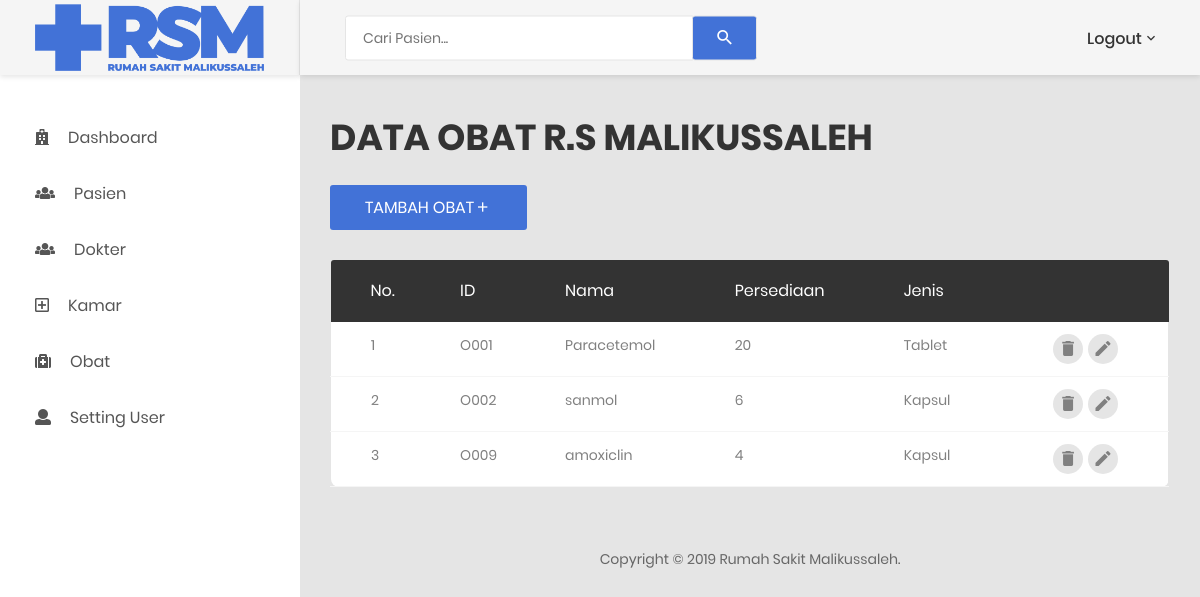
Screenshot of /obat.php (signed in) with the database file from the repository.
### tables this page shows
CREATE TABLE `obat` (
  `ID_Obat` varchar(4) NOT NULL,
  `Nama_Obat` varchar(20) NOT NULL,
  `Jenis_Obat` varchar(15) NOT NULL,
  `stok` int(3) NOT NULL
);

### functions.php (called while the page is built, shortened)
<?php
$conn  = mysqli_connect("Localhost","root","","judul");
function query($query){
	global $conn;
	$result = mysqli_query($conn, $query);
	$rows=[];
	while($row = mysqli_fetch_assoc($result)){
		$rows[] = $row;
	}
	return $rows;
}

### obat.php (the view, shortened to what this page needs)
<?php
require 'functions.php';
$obat = query("SELECT * FROM obat");
 ?>
<!DOCTYPE html>
<html lang="en">
<head>
    <link href="css/font-face.css" rel="stylesheet" media="all">
    <link href="vendor/font-awesome-4.7/css/font-awesome.min.css" rel="stylesheet" media="all">
    <link href="vendor/font-awesome-5/css/fontawesome-all.min.css" rel="stylesheet" media="all">
    <link href="vendor/mdi-font/css/material-design-iconic-font.min.css" rel="stylesheet" media="all">
    <link href="vendor/bootstrap-4.1/bootstrap.min.css" rel="stylesheet" media="all">
    <link href="vendor/animsition/animsition.min.css" rel="stylesheet" media="all">
    <link href="vendor/bootstrap-progressbar/bootstrap-progressbar-3.3.4.min.css" rel="stylesheet" media="all">
    <link href="vendor/wow/animate.css" rel="stylesheet" media="all">
    <link href="vendor/css-hamburgers/hamburgers.min.css" rel="stylesheet" media="all">
    <link href="vendor/slick/slick.css" rel="stylesheet" media="all">
    <link href="vendor/select2/select2.min.css" rel="stylesheet" media="all">
    <link href="vendor/perfect-scrollbar/perfect-scrollbar.css" rel="stylesheet" media="all">
    <link href="css/theme.css" rel="stylesheet" media="all">
</head>
<body class="animsition">
    <div class="page-wrapper">
        <aside class="menu-sidebar d-none d-lg-block">
            <div class="logo">
                 <a href="index.php">
                    <img src="images/icon/logo.jpg" alt="RS Malikussaleh" />
                </a>
            </div>
            <div class="menu-sidebar__content js-scrollbar1">
                <nav class="navbar-sidebar">
                    <ul class="list-unstyled navbar__list">
                        <li >
                                <a href="index.php">
                                <i class="fas fa-hospital-o"></i>Dashboard</a>
                        </li>
                        <li>
                            <a href="pasien.php">
                                <i class="fas fa-users"></i>Pasien</a>
                        </li>
                        <li>
                            <a href="dokter.php">
                                <i class="fas fa-users"></i>Dokter</a>
                        </li>
                        <li>
                            <a href="kamar.php">
                                <i class="far  fa-plus-square"></i>Kamar</a>
                        </li>
                        <li>
                            <a href="obat.php">
                                <i class="fas fa-medkit"></i>Obat</a>
                        </li>
                        <li class="has-sub">
                            <a class="js-arrow" href="#">
                                <i class="fas fa-user"></i>Setting User</a>
                        </li>
                    </ul>
                </nav>
            </div>
        </aside>
        <div class="page-container">
            <header class="header-desktop">
                <div class="section__content section__content--p30">
                    <div class="container-fluid">
                        <div class="header-wrap">
                            <form class="form-header" action="" method="POST">
                                <input class="au-input au-input--xl" type="text" name="keyword" placeholder="Cari Pasien..." autofocus="" autocomplete="off" />
                                <button class="au-btn--submit" type="submit" name="cari">
                                    <i class="zmdi zmdi-search"></i>
                                </button>
                            </form>
                            <div class="header-button">
                                <div class="account-wrap">
                                    <div class="account-item clearfix js-item-menu">
                                        <div class="image">
                                        </div>
                                        <div class="content">
                                            <a class="js-acc-btn" href="#">Logout</a>
                                        </div>
                                </div>
                            </div>
                        </div>
                    </div>
                </div>
            </header>
            <div class="main-content">
                <div class="section__content section__content--p30">
                	<h1>DATA OBAT R.S MALIKUSSALEH</h1>
                	<br>
                	<button class="au-btn au-btn-icon au-btn--blue">
                						<a href="tambahobat.php" style="color: white;">Tambah Obat</a>
                                        <i class="zmdi zmdi-plus"></i></button>
                        <div class="row m-t-30">
                            <div class="col-md-12">
                                <div class="table-responsive m-b-40">
                                    <table class="table table-borderless table-data3">
                                        <thead>
										      <tr>
												<th>No.</th>
												<th>ID</th>
												<th>Nama</th>
                                                <th>Persediaan</th>
												<th>Jenis</th>
												<th></th>
											</tr>
                                        </thead>
                                        <tbody>
											<?php $i=1; ?>
												<?php foreach( $obat as $row): ?>
												<tr>
													<td><?= $i ?></td>
													<td><?= $row["ID_Obat"]; ?></td>
													<td><?= $row["Nama_Obat"]; ?></td>
                                                    <td><?= $row["stok"]; ?></td>
													<td><?= $row["Jenis_Obat"]; ?></td>
													<td>
														<div class="table-data-feature">
														<button class="item" data-toggle="tooltip" data-placement="top" title="Hapus">
                                                            <a href="hapusobat.php?ID_Obat=<?= $row["ID_Obat"];?>" onclick="return confirm('Apakah Sudah Sesuai ?');"><i class="zmdi zmdi-delete"></i></a>
                                                        </button>
                                                        <button class="item" data-toggle="tooltip" data-placement="top" title="Ubah">
                                                        <a href="ubahobat.php?ID_Obat=<?= $row["ID_Obat"];?>"><i class="zmdi zmdi-edit"></i></a>
                                                        </button>
                                                        </div>
													</td>
												</tr>
												<?php $i++; ?>
											<?php endforeach; ?>
                                        </tbody>
                                    </table>
                                </div>
                            </div>
                        </div>
                        <div class="row">
                            <div class="col-md-12">
                                <div class="copyright">
                                    <p>Copyright © 2019 Rumah Sakit Malikussaleh.</p>
                                </div>
                            </div>
                        </div>
                    </div>
                </div>
            </div>
        </div>
</body>
</html>

### rows the page displays
obat: ID_Obat "O001", Nama_Obat "Paracetemol", stok "20", Jenis_Obat "Tablet"
obat: ID_Obat "O002", Nama_Obat "sanmol", stok "6", Jenis_Obat "Kapsul"
obat: ID_Obat "O009", Nama_Obat "amoxiclin", stok "4", Jenis_Obat "Kapsul"
